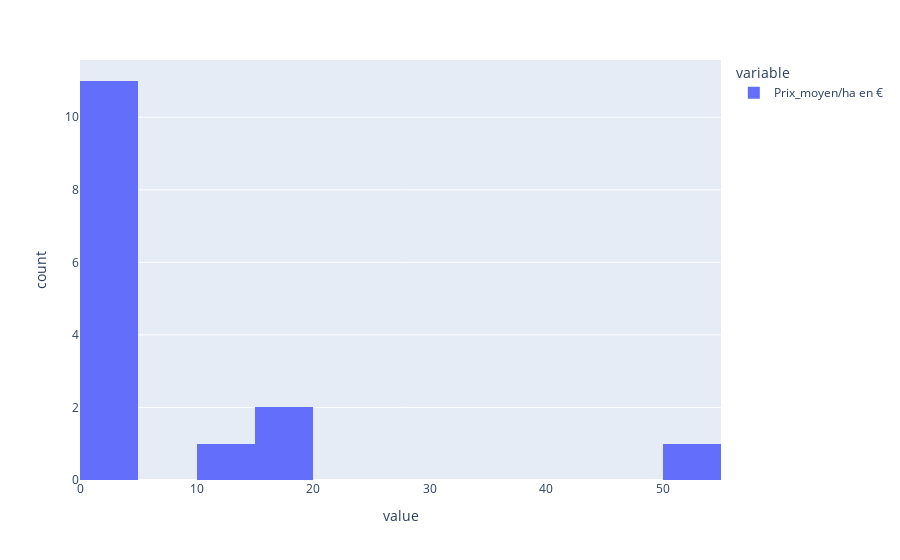

The notebook cell saved with this chart:
### Code cell
#Histogramme of prices according to region
#df = px.data.tips()
fig = px.histogram(df['Prix_moyen/ha en €'],nbins=15 )
fig.show()

### Figure 1 — Plotly figure (JSON) as saved in the notebook; plotly's stock layout.template omitted (floating-point values rounded to 4 significant figures)
{"data": [{"alignmentgroup": "True", "bingroup": "x", "hovertemplate": "variable=Prix_moyen/ha en €<br>value=%{x}<br>count=%{y}<extra></extra>", "legendgroup": "Prix_moyen/ha en €", "marker": {"color": "#636efa"}, "name": "Prix_moyen/ha en €", "nbinsx": 15, "offsetgroup": "Prix_moyen/ha en €", "orientation": "v", "showlegend": true, "type": "histogram", "x": [1.391, 1.401, 53.34, 1.812, 16.34, 0.5887, 0.2596, 12, 0.6992, 0.4566, 0.4988, 0.8067, 19.2, 0.7613, 0.6601], "xaxis": "x", "yaxis": "y"}], "layout": {"barmode": "relative", "legend": {"title": {"text": "variable"}, "tracegroupgap": 0}, "margin": {"t": 60}, "xaxis": {"anchor": "y", "domain": [0, 1], "title": {"text": "value"}}, "yaxis": {"anchor": "x", "domain": [0, 1], "title": {"text": "count"}}}}
